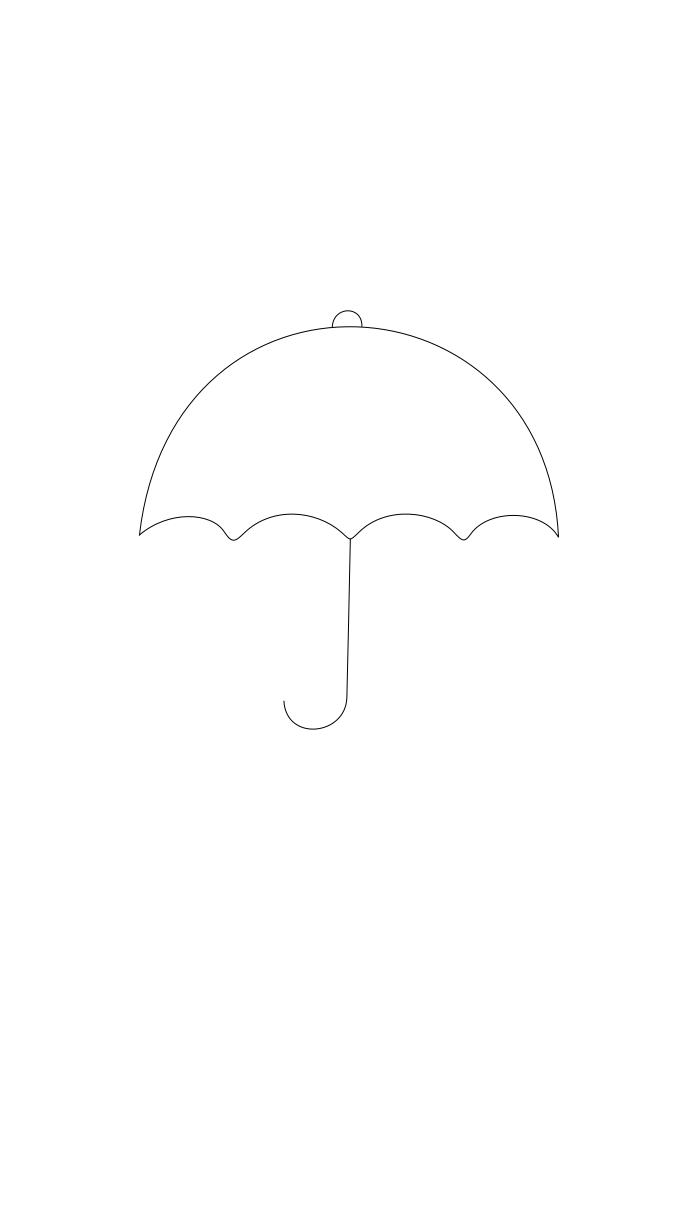
#> input picture src/data/in/umbrella.png, 680 x 1209 px
$ python main.py
#> lines starting #> are read from the running program, lines starting #| are printed output that depends on the picture; after the words box and inside, x2 and y2 are one past the last pixel; in counts of white or black regions, pixels touching at a corner belong together
### src/epicycles.py
"""
Python implementation of Drawing With Fourier Epicycles, based on Coding Train Tutorial by Daniel Shiffman:
https://thecodingtrain.com/CodingChallenges/130.3-fourier-transform-drawing.html

Uses drawing coordinate extraction algorithm from Randy Olson:
http://www.randalolson.com/2018/04/11/traveling-salesman-portrait-in-python/

MIT License
"""
import warnings
warnings.simplefilter(action='ignore', category=FutureWarning)

import json
import numpy as np
import matplotlib.pyplot as plt
import time
from matplotlib.lines import Line2D
from matplotlib import animation
from PIL import Image
from tsp_solver.greedy_numpy import solve_tsp
from scipy.spatial.distance import pdist, squareform
from IPython import display

plt.style.use('dark_background')


class Epicycles:
    """
    Fourier Epicycle drawing class, modeled after:
    https://thecodingtrain.com/CodingChallenges/130.3-fourier-transform-drawing.html
    """

    # [71 lines left out: functions __init__, read_json_as_complex, not called in this run]

    @staticmethod
    def read_image_as_complex(image_file_path, ratio_indicies=2, indices_step_size=5):
        """
        Read image outline into complex numbers.  Uses random num_indicies locations to create outline of image
        :param num_indicies The number of random indicies to select from the image outline
        :param indicies_step_size The step size to use for excluding indicies.  Select higher value to reduce data size,
        DFT size, and computation time of epicycles, at the cost of drawing accuracy.
        :returns Image outline indices as complex numbers
        """
#> called with image_file_path = './data/in/umbrella.png', ratio_indicies = 2, indices_step_size = 2

        # Image drawing point extraction algorithm from Randy Olson:
        # http://www.randalolson.com/2018/04/11/traveling-salesman-portrait-in-python/

        # Convert image to black and white
        image = Image.open(image_file_path, "r")
#> image is the input picture: PIL image 680x1209 RGBA; mean R, G, B, A 254.6, 254.6, 254.6, 255
        bw_image = image.convert('1', dither=Image.NONE)
#> bw_image: PIL image 680x1209 1; 99.8% white; black in thin lines or dots, all inside (x1, y1, x2, y2) = (139, 310, 559, 730)
        #plt.imshow(bw_image)

        # Identify black pixels and select random subset of them
        bw_image_array = np.array(bw_image, dtype=int)
        black_indices = np.argwhere(bw_image_array == 0)
#> black_indices = 1445 pairs, first value 310 to 729, second value 139 to 558

        chosen_black_indices = black_indices[np.random.choice(
            black_indices.shape[0],
            replace=False,
            size=int(np.floor(len(black_indices)/ratio_indicies)))]
#> chosen_black_indices = 722 pairs, first value 310 to 729, second value 139 to 558

        # Find path between black pixels by solving the Traveling Salesman Problem
        distances = pdist(chosen_black_indices)
        distance_matrix = squareform(distances)
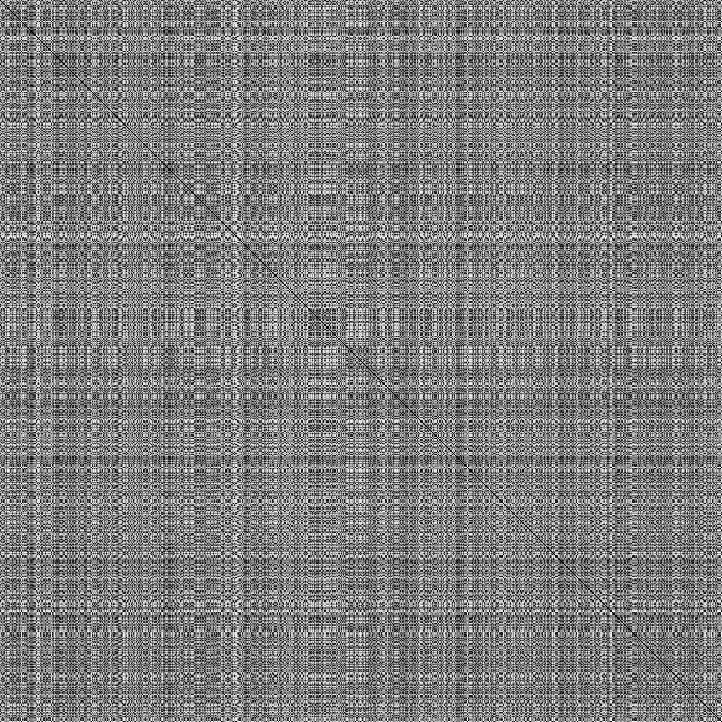
#> distance_matrix: shape (722, 722) float64; min 0, max 420.3, mean 208; drawn with min black and max white

        print("Solving traveling salesman problem for drawing path...")
#> (the run stopped early here; a loop or call above may not have finished)

$ run again, with src/data/in/heart.png copied over src/data/in/umbrella.png
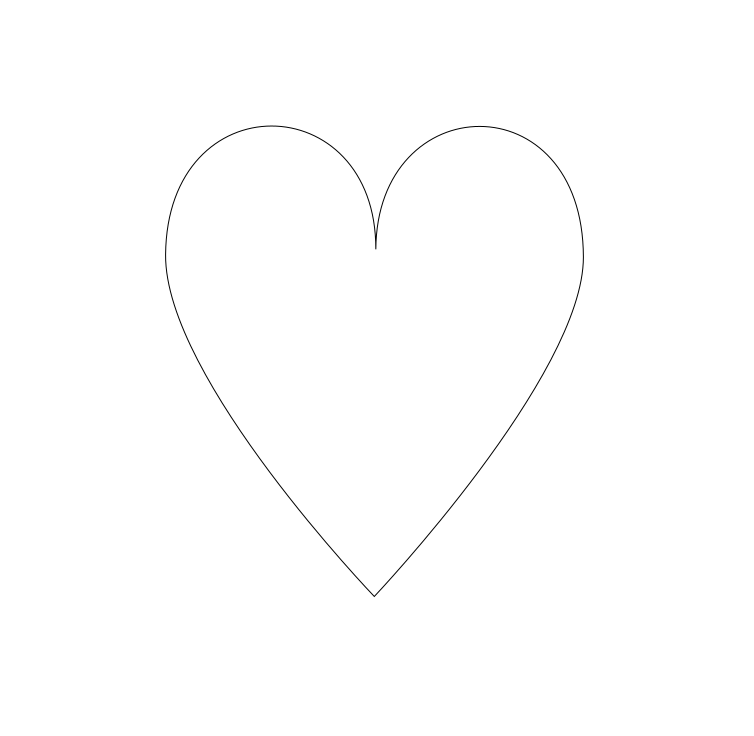
#> input picture src/data/in/heart.png, 754 x 736 px
#> in read_image_as_complex, image is the input picture: PIL image 754x736 RGBA; mean R, G, B, A 254.3, 254.3, 254.3, 255
#> bw_image: PIL image 754x736 1; 99.7% white; black in thin lines or dots, all inside (x1, y1, x2, y2) = (165, 126, 584, 597)
#> black_indices = 1541 pairs, first value 126 to 596, second value 165 to 583
#> chosen_black_indices = 770 pairs, first value 126 to 596, second value 165 to 583
#> in read_image_as_complex, `distance_matrix = squareform(distances)`:
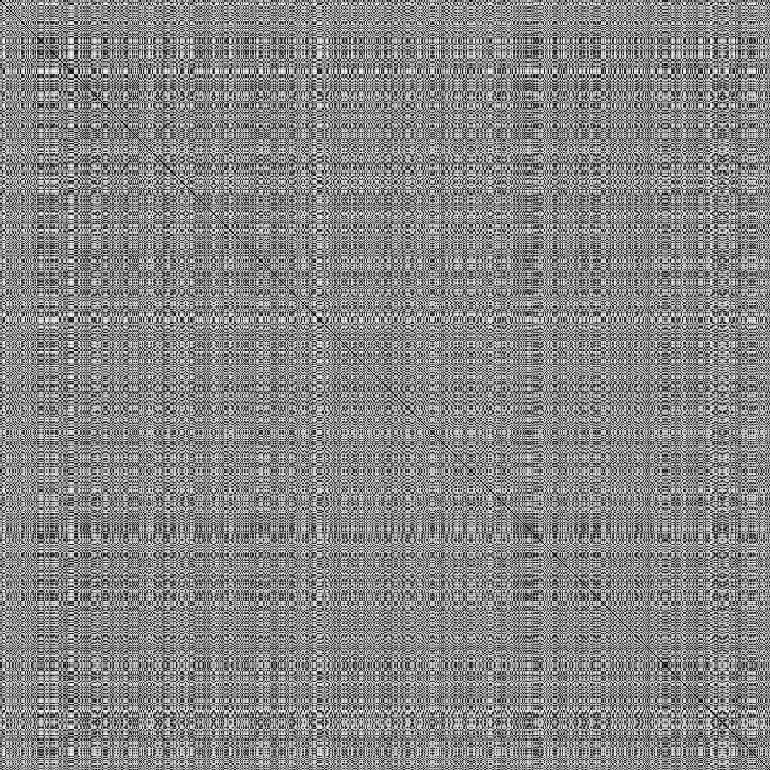
#> distance_matrix: shape (770, 770) float64; min 0, max 484.8, mean 256.8; drawn with min black and max white

$ run again, with src/data/in/random1.png copied over src/data/in/umbrella.png
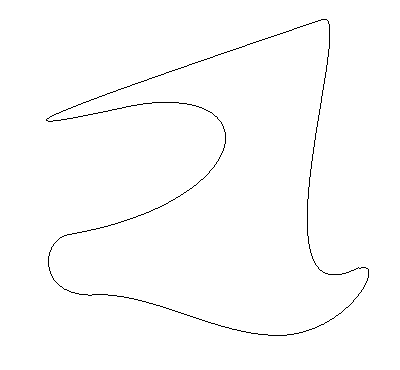
#> input picture src/data/in/random1.png, 400 x 370 px
#> in read_image_as_complex, image is the input picture: PIL image 400x370 RGB; 99.1% white; black in thin lines or dots, all inside (x1, y1, x2, y2) = (46, 19, 369, 336)
#> black_indices = 1329 pairs, first value 19 to 335, second value 46 to 368
#> chosen_black_indices = 664 pairs, first value 19 to 335, second value 46 to 368
#> in read_image_as_complex, `distance_matrix = squareform(distances)`:
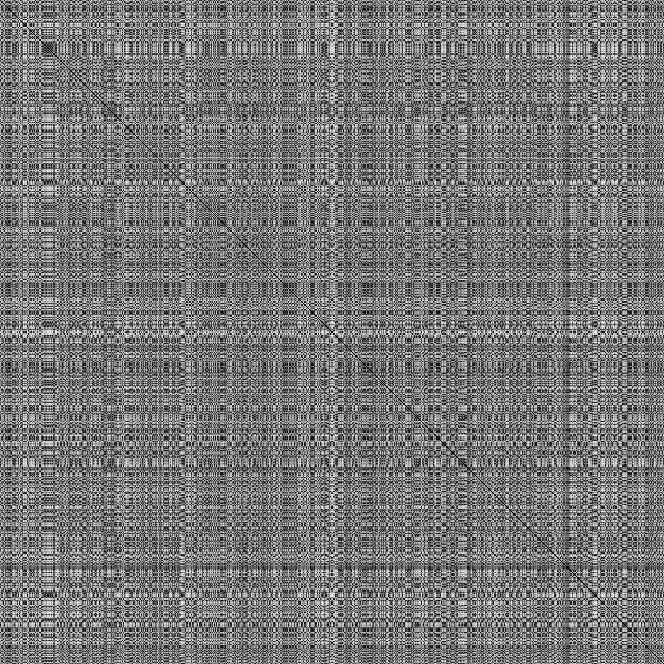
#> distance_matrix: shape (664, 664) float64; min 0, max 377, mean 176.8; drawn with min black and max white
